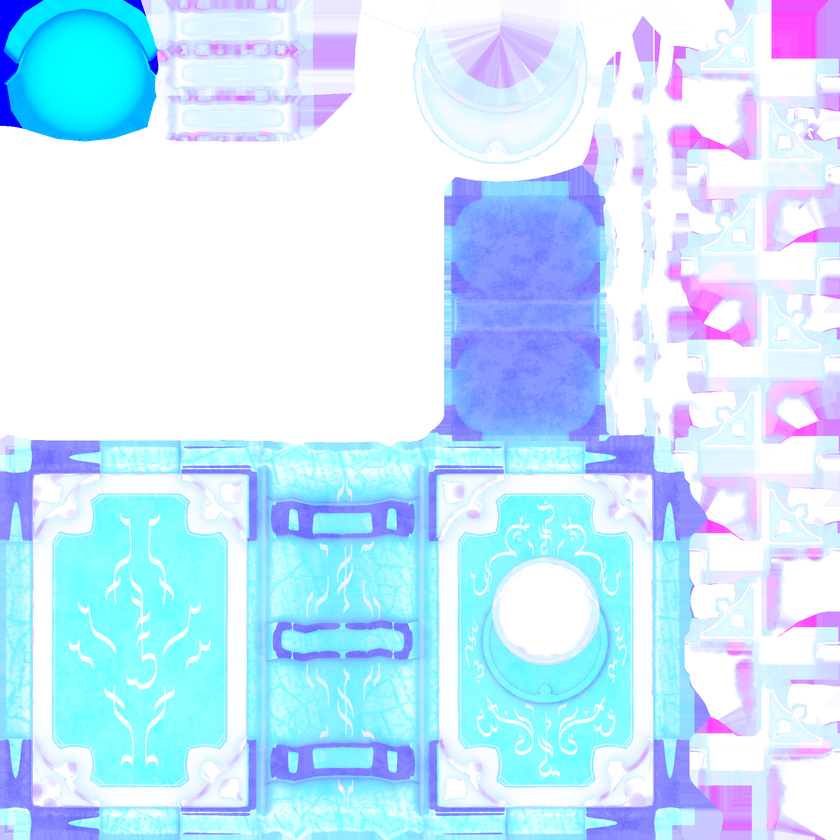
#> input picture PLOT FLAG SYSTEM/Extracted_Props/Anachronists_Treasure_Mix.png, 840 x 840 px, shrunk from 2048 x 2048 before the run, found by its file name
$ python analyze_mixmap.py
#> lines starting #> are read from the running program, lines starting #| are printed output that depends on the picture; after the words box and inside, x2 and y2 are one past the last pixel; in counts of white or black regions, pixels touching at a corner belong together
"""
Analyze the MixMap texture from Endstar to understand channel layout.
Typically MixMaps pack: R=Metallic, G=AO, B=Detail/Height, A=Smoothness
"""
from PIL import Image
import numpy as np
import os

# Path to the game's MixMap texture
mixmap_path = r"D:\Endstar Plot Flag\PLOT FLAG SYSTEM\Extracted_Props\Anachronists_Treasure_Mix.png"

if not os.path.exists(mixmap_path):
    print(f"ERROR: File not found: {mixmap_path}")
    exit(1)

# Load the image
img = Image.open(mixmap_path)
#> img is the input picture: PIL image 840x840 RGBA; mean R, G, B, A 54.4, 124.7, 183, 81.6
print(f"Image: {mixmap_path}")
print(f"Size: {img.size}")
#| Size: (840, 840)
print(f"Mode: {img.mode}")
#| Mode: RGBA
print(f"Format: {img.format}")
#| Format: PNG
print()

# Convert to numpy array
arr = np.array(img)
print(f"Array shape: {arr.shape}")
#| Array shape: (840, 840, 4)
print()

# Analyze each channel
channels = ['R (Red)', 'G (Green)', 'B (Blue)', 'A (Alpha)']
channel_data = {}

for i, name in enumerate(channels):
    if i < arr.shape[2]:
        channel = arr[:, :, i]
        channel_data[name] = {
            'min': int(np.min(channel)),
            'max': int(np.max(channel)),
            'mean': float(np.mean(channel)),
            'std': float(np.std(channel)),
            'unique_count': len(np.unique(channel))
        }
#> this loop made 4 passes
#> pass 1, `channel = arr[:, :, i]`:
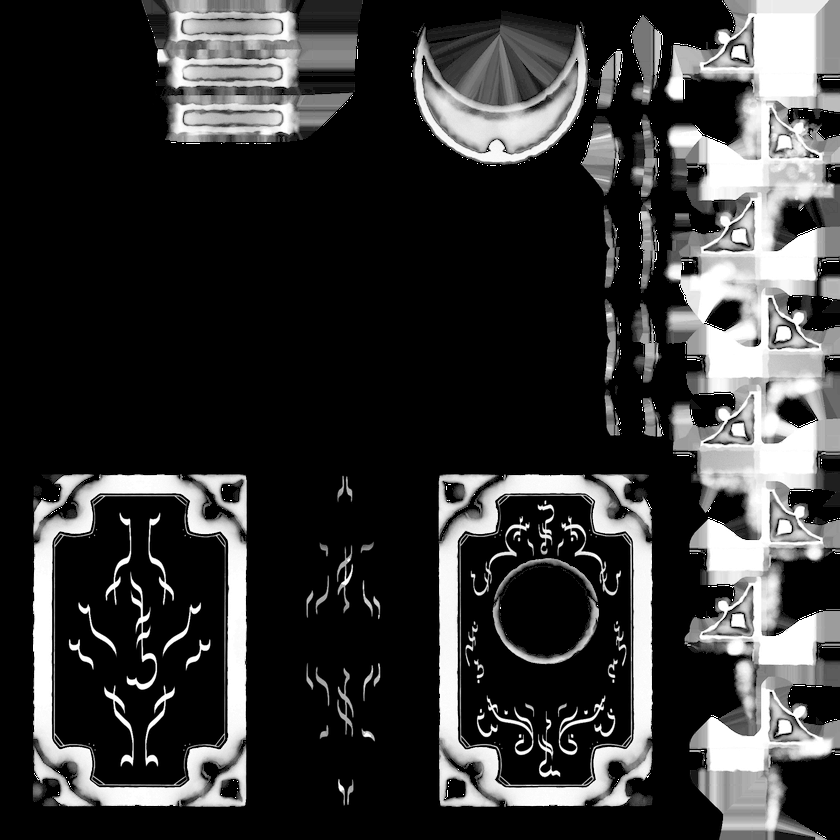
#> channel: shape (840, 840); min 0, max 255, mean 54.4
#> pass 2, `channel = arr[:, :, i]`:
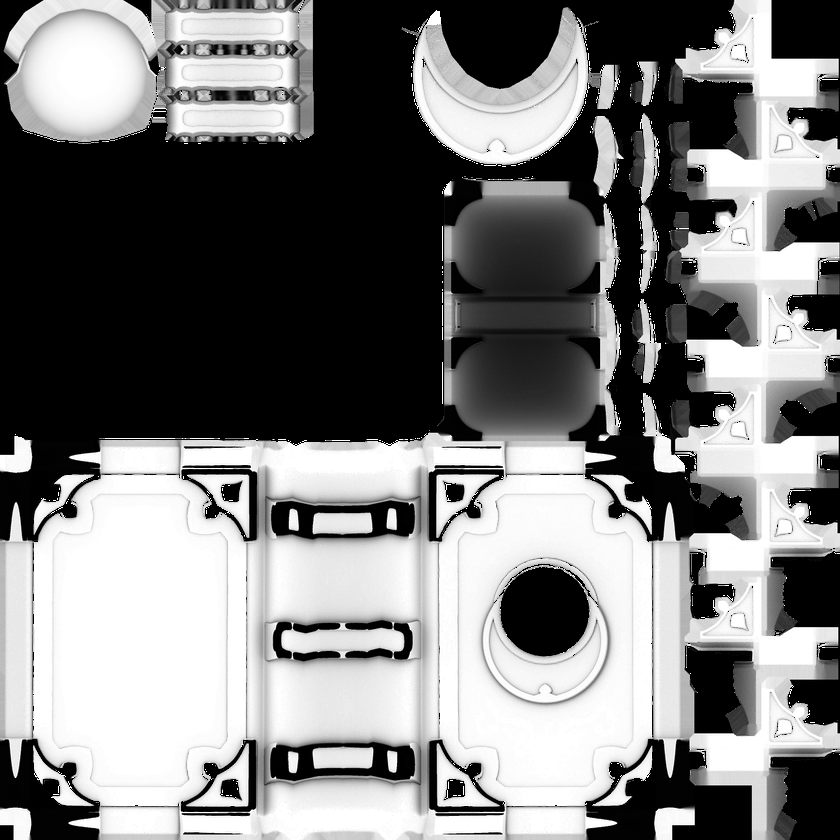
#> channel: shape (840, 840); min 0, max 255, mean 124.7
#> pass 3, `channel = arr[:, :, i]`:
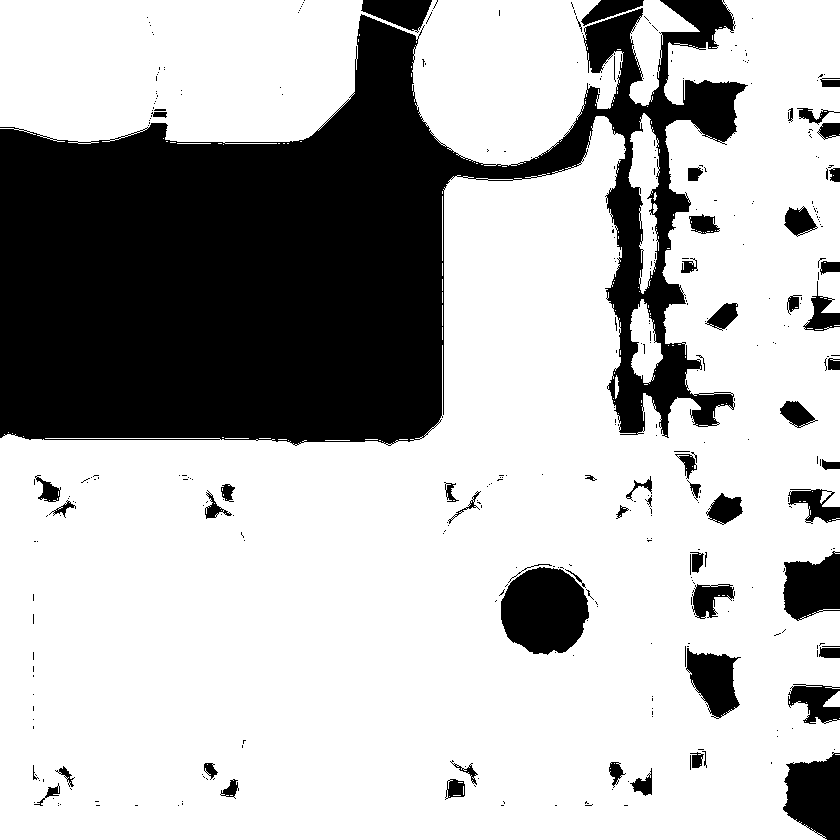
#> channel: shape (840, 840); 71.8% white; 374 black regions (312 under 20 px), largest, box (x1, y1, x2, y2) and area: (0, 0, 748, 446) 168781, (501, 567, 589, 655) 5957, (783, 752, 840, 840) 3699
#> after the loop:
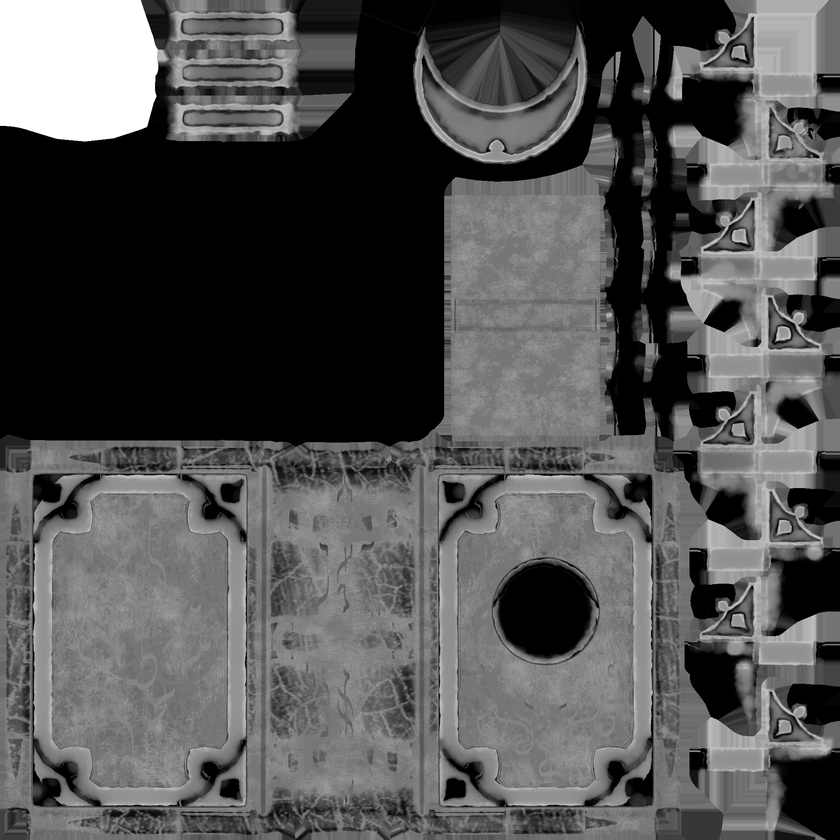
#> channel: shape (840, 840); min 0, max 255, mean 81.6
#> after the loop, channel_data = 4 items

print("=== CHANNEL ANALYSIS ===")
print()
for name, data in channel_data.items():
    print(f"{name}:")
    print(f"  Min: {data['min']}, Max: {data['max']}")
    print(f"  Mean: {data['mean']:.2f}, StdDev: {data['std']:.2f}")
    print(f"  Unique values: {data['unique_count']}")

    # Interpretation based on values
    if data['mean'] < 30:
        interpretation = "Likely METALLIC (mostly non-metal, low values)"
    elif data['mean'] > 200:
        interpretation = "Likely SMOOTHNESS or AO (high values = smooth/no occlusion)"
    elif data['std'] < 20:
        interpretation = "Uniform channel - could be constant value"
    else:
        interpretation = "Variable channel - could be AO, Detail, or Height"

    print(f"  Interpretation: {interpretation}")
    print()
#> this loop made 4 passes
#> name on passes 1 to 4: 'R (Red)', 'G (Green)', 'B (Blue)', 'A (Alpha)'
#> (printed output is left out)

# Save individual channels as grayscale images for visual inspection
output_dir = r"D:\Endstar Plot Flag\PLOT FLAG SYSTEM\Extracted_Props\MixMap_Channels"
os.makedirs(output_dir, exist_ok=True)

channel_names = ['R_channel', 'G_channel', 'B_channel', 'A_channel']
for i, name in enumerate(channel_names):
    if i < arr.shape[2]:
        channel_img = Image.fromarray(arr[:, :, i], mode='L')
        output_path = os.path.join(output_dir, f"Anachronists_Treasure_Mix_{name}.png")
        channel_img.save(output_path)
        print(f"Saved: {output_path}")

print()
print("=== COMMON MIXMAP LAYOUTS ===")
print("Layout 1 (Unity Standard): R=Metallic, G=AO, B=DetailMask, A=Smoothness")
print("Layout 2 (URP): R=Metallic, G=Occlusion, B=Detail, A=Smoothness")
print("Layout 3 (HDRP): R=Metallic, G=AO, B=DetailMask, A=Smoothness")
print()
print("Based on analysis, most likely layout for this texture:")

# Determine most likely layout
r_data = channel_data.get('R (Red)', {})
#> r_data = {'min': 0, 'max': 255, 'mean': 54.38, 'std': 89.45, 'unique_count': 255}
g_data = channel_data.get('G (Green)', {})
#> g_data = {'min': 0, 'max': 255, 'mean': 124.7, 'std': 112.8, 'unique_count': 256}
b_data = channel_data.get('B (Blue)', {})
#> b_data = {'min': 0, 'max': 255, 'mean': 183, 'std': 114.8, 'unique_count': 2}
a_data = channel_data.get('A (Alpha)', {})
#> a_data = {'min': 0, 'max': 255, 'mean': 81.6, 'std': 66.14, 'unique_count': 244}

print(f"  R channel (mean={r_data.get('mean', 0):.0f}): ", end="")
#|   R channel (mean=54):
if r_data.get('mean', 0) < 50:
    print("METALLIC (low = non-metallic)")
else:
    print("Unknown")

print(f"  G channel (mean={g_data.get('mean', 0):.0f}): ", end="")
#|   G channel (mean=125):
if g_data.get('mean', 0) > 150:
    print("AO/OCCLUSION (high = no occlusion)")
else:
    print("AO/OCCLUSION (has shadow areas)")

print(f"  B channel (mean={b_data.get('mean', 0):.0f}): ", end="")
#|   B channel (mean=183):
print("DETAIL/HEIGHT/EMISSION MASK")

print(f"  A channel (mean={a_data.get('mean', 0):.0f}): ", end="")
#|   A channel (mean=82):
if a_data.get('mean', 0) > 100:
    print("SMOOTHNESS (high = smooth/glossy)")
else:
    print("SMOOTHNESS (low = rough)")

$ run again, with PLOT FLAG SYSTEM/Extracted_Props/Anachronists_Treasure_N.png copied over PLOT FLAG SYSTEM/Extracted_Props/Anachronists_Treasure_Mix.png
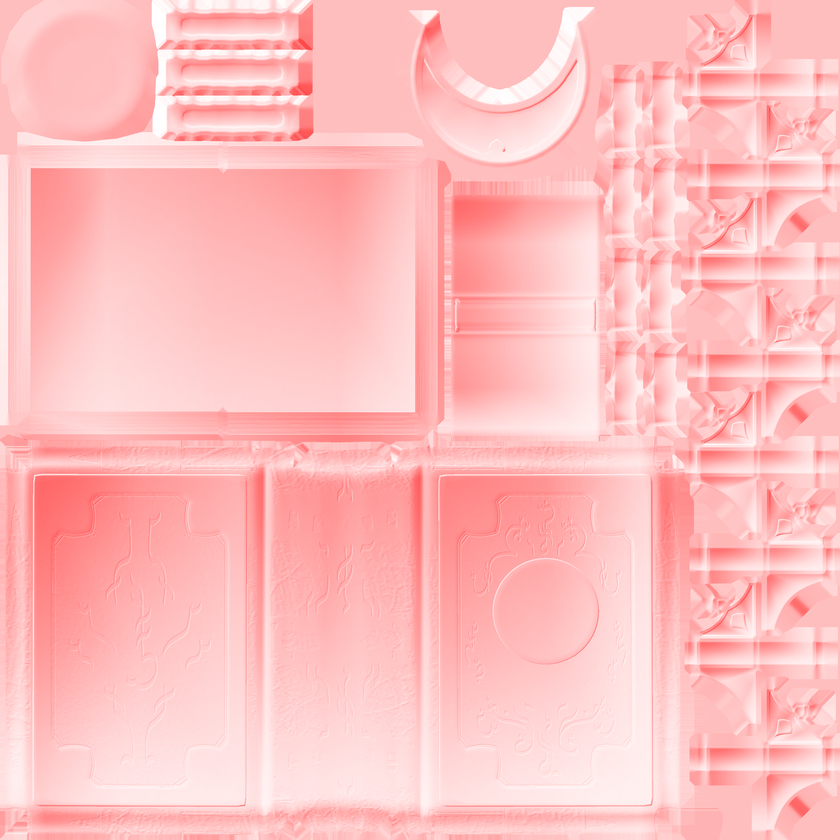
#> input picture PLOT FLAG SYSTEM/Extracted_Props/Anachronists_Treasure_N.png, 840 x 840 px, shrunk from 2048 x 2048 before the run, found by its file name
#> img is the input picture: PIL image 840x840 RGBA; mean R, G, B, A 254.9, 127.8, 127.8, 126.8
#| Size: (840, 840)
#| Mode: RGBA
#| Format: PNG
#| Array shape: (840, 840, 4)
#> the loop `for i, name in enumerate(channels):` made 4 passes
#> pass 1, `channel = arr[:, :, i]`:
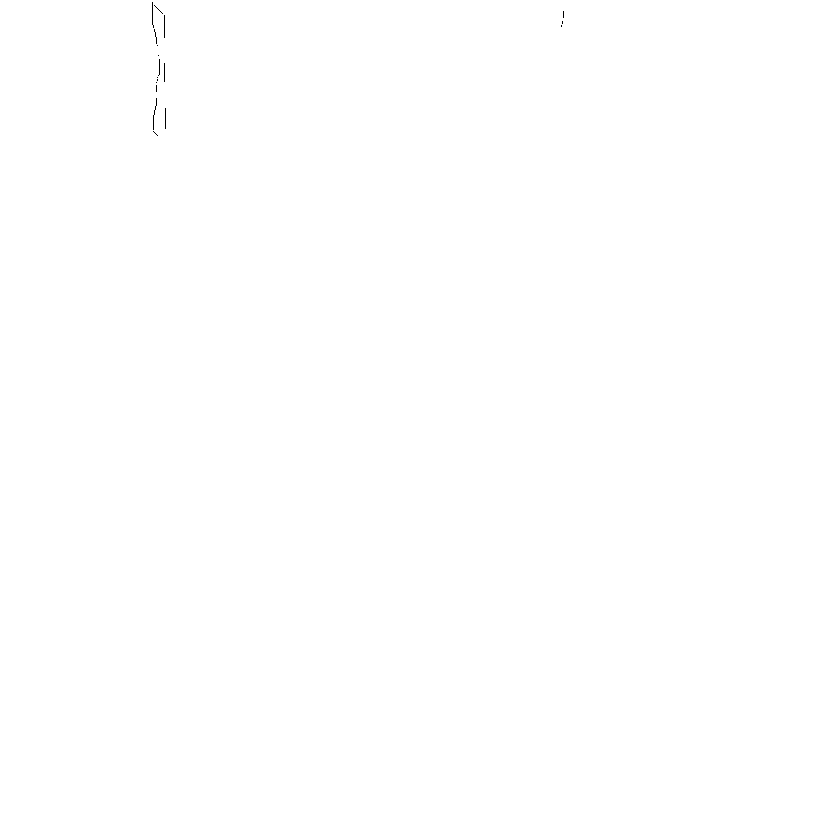
#> channel: shape (840, 840); 100% white; black in thin lines or dots, all inside (x1, y1, x2, y2) = (152, 2, 564, 136)
#> after the loop `for i, name in enumerate(channels):`:
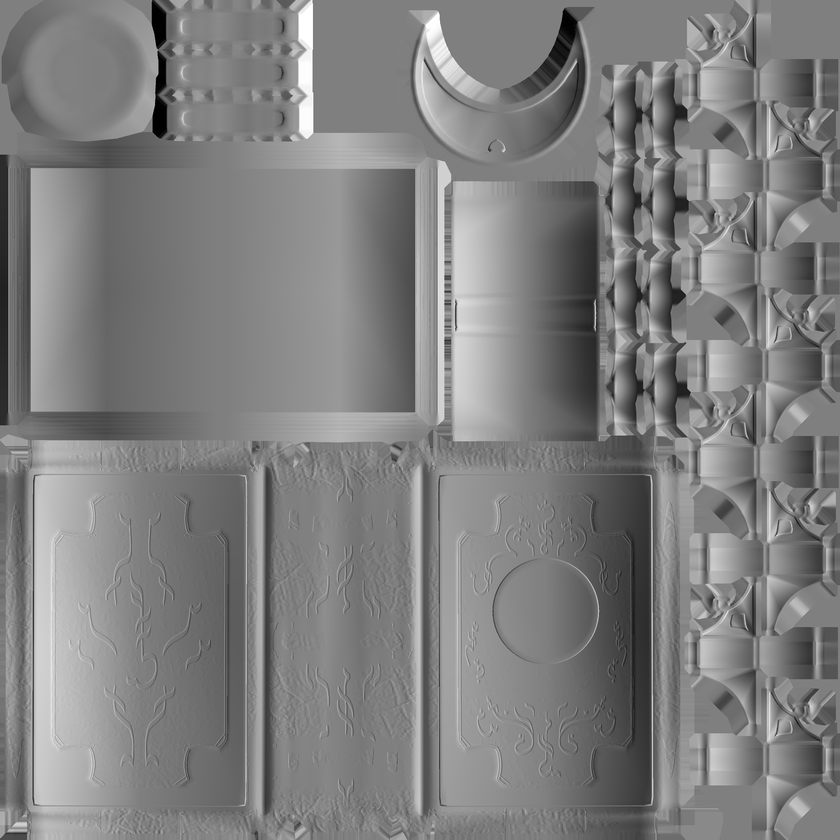
#> channel: shape (840, 840); min 0, max 255, mean 126.8
#> after the loop `for i, name in enumerate(channels):`: channel_data = 4 items
#> the loop `for name, data in channel_data.items():` made 4 passes
#> name on passes 1 to 4: 'R (Red)', 'G (Green)', 'B (Blue)', 'A (Alpha)'
#> (printed output is left out)
#> r_data = {'min': 0, 'max': 255, 'mean': 254.9, 'std': 4.21, 'unique_count': 2}
#> g_data = {'min': 0, 'max': 255, 'mean': 127.8, 'std': 40, 'unique_count': 255}
#> b_data = {'min': 0, 'max': 255, 'mean': 127.8, 'std': 40.08, 'unique_count': 255}
#> a_data = {'min': 0, 'max': 255, 'mean': 126.8, 'std': 32.07, 'unique_count': 256}
#|   R channel (mean=255):
#|   G channel (mean=128):
#|   B channel (mean=128):
#|   A channel (mean=127):
